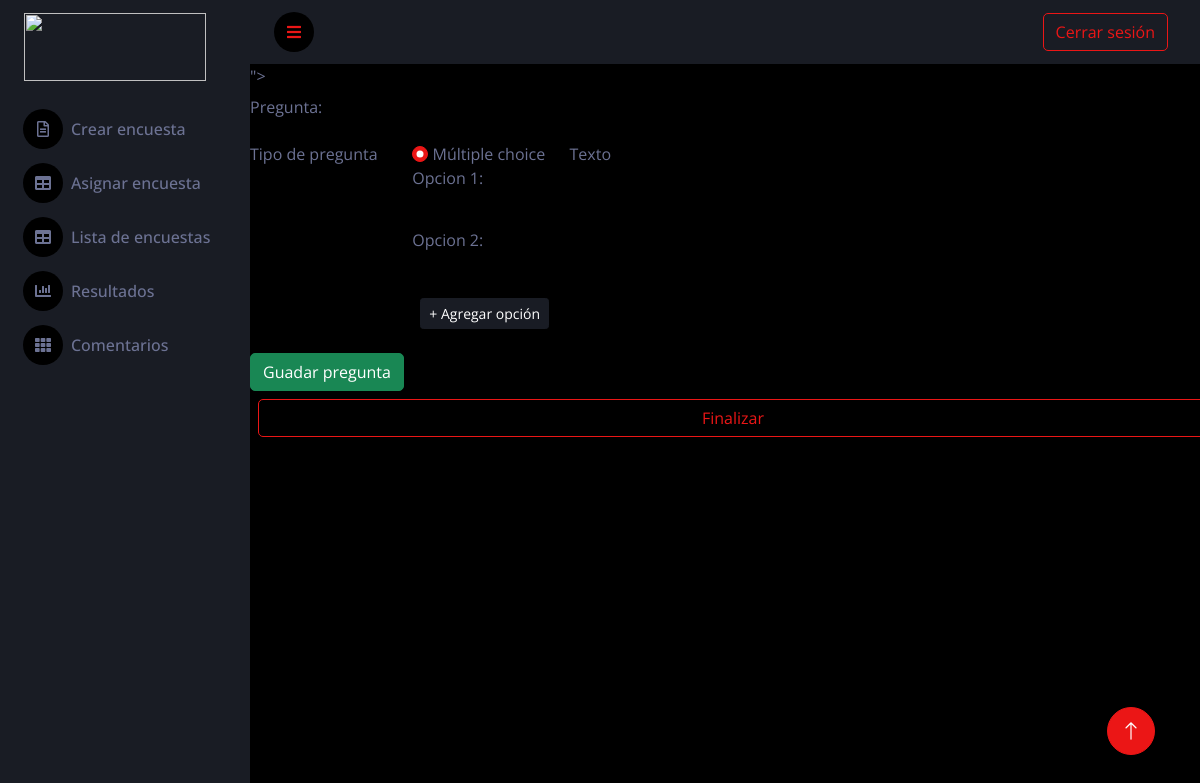
The page /crear_preguntas.php (signed in) on the database as committed earlier.
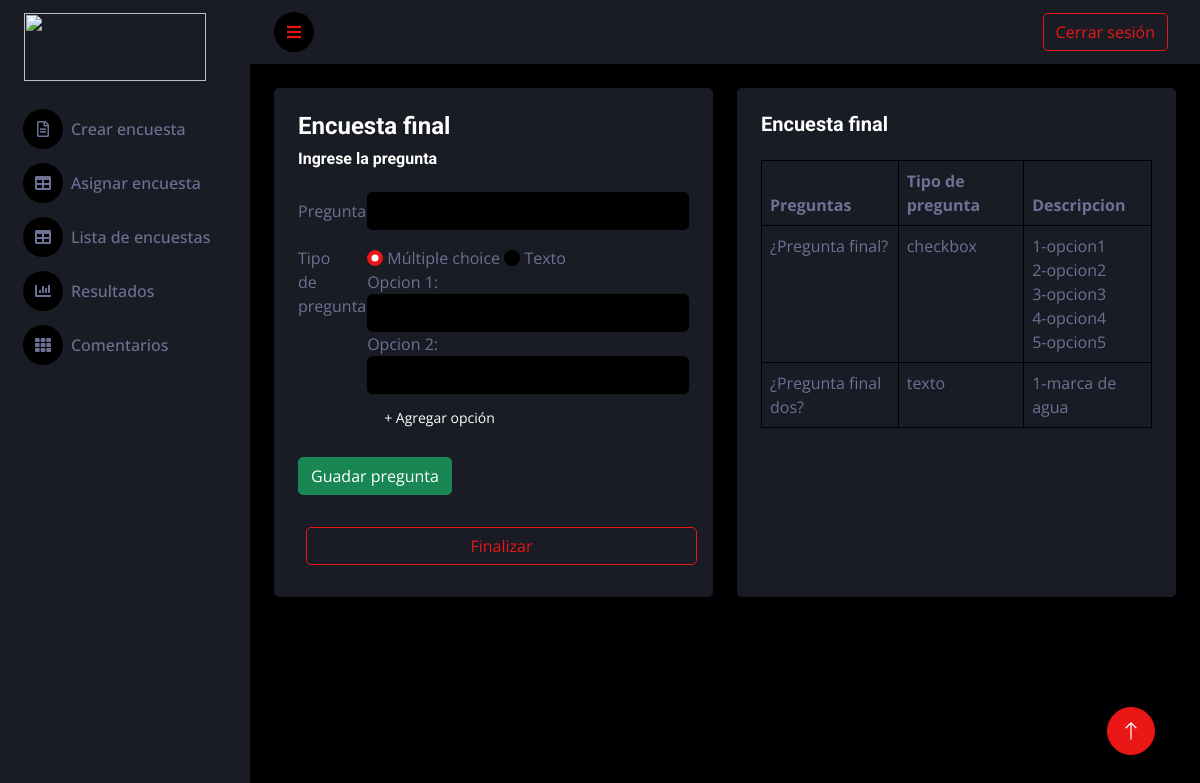
The same page on the database as committed later.
### tables this page shows
CREATE TABLE `encuestas` (
  `id_encuesta` int(11) NOT NULL,
  `nombre_encuesta` text NOT NULL
);

CREATE TABLE `preguntas` (
  `id_pregunta` int(11) NOT NULL,
  `nombre_pregunta` text NOT NULL,
  `tipo_pregunta_id` int(11) NOT NULL,
  `encuesta_id` int(11) NOT NULL
);

CREATE TABLE `tipos_preguntas` (
  `id_tipo_pregunta` int(11) NOT NULL,
  `tipo` text NOT NULL
);

CREATE TABLE `opciones` (
  `id_opciones` int(11) NOT NULL,
  `descripcion` text NOT NULL,
  `pregunta_id` int(11) NOT NULL
);

### crear_preguntas.php (the view, shortened to what the changed rows need)
<?php
include "parte_superior.php";
include "conexion/conex.php";
$sql_encuesta = "SELECT nombre_encuesta, id_encuesta FROM encuestas ORDER BY id_encuesta DESC LIMIT 1;";
$resultado = mysqli_Query($conex, $sql_encuesta);
while ($row = mysqli_fetch_array($resultado)) {
    $grupo_id = $row[1];
    $nombre_encuesta = $row[0];
?>
    <div class="container-fluid pt-4 px-4">
        <div class="row g-4">
            <div class="col-sm-12 col-xl-6">
                <div class="bg-secondary rounded h-100 p-4">
                    <form action="back/guardar_pregunta.php" method="POST">
                        <h4> <?php echo $row[0];   ?> </h4>
                        <h6 class="mb-4">Ingrese la pregunta</h6>
                        <input style="position: absolute; visibility: hidden;" type="int" name="encuesta_id" value=" <?php echo $row[1];
                                                                                                                    } ?>">
                        <div class="row mb-3">
                            <label for="inputEmail3" class="col-sm-2 col-form-label">Pregunta:</label>
                            <div class="col-sm-10">
                            </div>
                        </div>
                        <fieldset class="row mb-3">
                            <legend class="col-form-label col-sm-2 pt-0">Tipo de pregunta</legend>
                            <div class="col-sm-10">
                            </div>
                        </fieldset>
                        <button class="btn btn-success" type="submit">Guadar pregunta</button>
                    </form>
                    <br>
                    <a href="listaEncuestas.php" class="btn btn-outline-primary w-100 m-2">Finalizar</a>
                </div>
            </div>
            <?php
            $sql = "SELECT id_encuesta, nombre_encuesta FROM encuestas WHERE encuestas.id_encuesta = '$grupo_id' ";
            $resultado = mysqli_Query($conex, $sql);
            if (mysqli_num_rows($resultado) > 0) {
                while ($row = mysqli_fetch_array($resultado)) {
                    $sql2 = "SELECT encuesta_id, id_pregunta, nombre_pregunta, tipo
    FROM encuestas,preguntas,tipos_preguntas WHERE encuestas.id_encuesta = '$grupo_id'
    AND encuestas.id_encuesta = preguntas.encuesta_id
    AND preguntas.tipo_pregunta_id = tipos_preguntas.id_tipo_pregunta ORDER BY preguntas.id_pregunta ASC";
                    $resultado2 = mysqli_Query($conex, $sql2);
            ?>
                    <div class="col-sm-12 col-xl-6">
                        <div class="bg-secondary rounded h-100 p-4">
                            <h5 class="mb-4"> <?php echo $nombre_encuesta; ?> </h5>
                            <table class="table table-bordered">
                                <thead>
                                    <tr>
                                        <th scope="col">Preguntas</th>
                                        <th scope="col">Tipo de pregunta</th>
                                        <th scope="col">Descripcion</th>
                                    </tr>
                                </thead>
                                <?php
                                while ($row2 = mysqli_fetch_array($resultado2)) {
                                    if ($row[0] == $row2[0]) {
                                        $contador = 1;
                                ?>
                                        <tbody>
                                            <tr>
                                        <?php
                                        echo '<td>' . $row2[2] . '</td>';
                                        echo '<td>' . $row2[3] . '</td>';
                                        echo '<td>';
                                        $sql3 = "SELECT pregunta_id, descripcion
                                            FROM preguntas, tipos_preguntas,encuestas,opciones
                                            WHERE preguntas.tipo_pregunta_id = tipos_preguntas.id_tipo_pregunta
                                            AND encuestas.id_encuesta = preguntas.encuesta_id
                                            AND preguntas.id_pregunta = opciones.pregunta_id ORDER BY id_opciones ASC";
                                        $resultado3 = mysqli_query($conex, $sql3);
                                        while ($row3 = mysqli_fetch_array($resultado3)) {
                                            if ($row2[1] == $row3[0]) {
                                                echo $contador . '-' . $row3[1] . '<br>';
                                                $contador++;
                                            }
                                        }
                                        echo '</td>';
                                    }
                                }
                                        ?>
                                            </tr>
                                        </tbody>
                            </table>
                        </div>
                    </div>
            <?php
                }
            }
            ?>
        </div>
    </div>
    <?php
    include "parte_inferior.php";
    ?>

Rows that differ between the two databases and show on the page:
added encuestas: nombre_encuesta "Encuesta final"
added preguntas: nombre_pregunta "¿Pregunta final?", tipo_pregunta.tipo "checkbox"
added opciones: descripcion "opcion1", shown under "¿Pregunta final?"
added opciones: descripcion "opcion2", shown under "¿Pregunta final?"
added opciones: descripcion "opcion3", shown under "¿Pregunta final?"
added opciones: descripcion "opcion4", shown under "¿Pregunta final?"
added opciones: descripcion "opcion5", shown under "¿Pregunta final?"
added preguntas: nombre_pregunta "¿Pregunta final dos?", tipo_pregunta.tipo "texto"
added opciones: descripcion "marca de agua", shown under "¿Pregunta final dos?"
